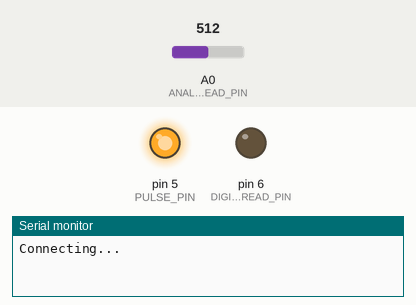
This sketch was run on a simulated Arduino Uno, built with avr-gcc and run on an emulated ATmega328P. Shown: output pins drawn as LEDs (lit = HIGH), the last lines printed to the serial monitor. The test bench sets the inputs (shaded band); at power-on: A0 (ANALOG_READ_PIN) = 512.

Above: at 1.8 s.
1.9 s: A0 (ANALOG_READ_PIN) set to 628
3.4 s: A0 (ANALOG_READ_PIN) set to 664
At 4.6 s:
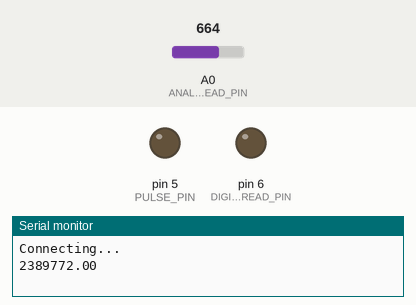
4.9 s: A0 (ANALOG_READ_PIN) set to 511
At 7.5 s:
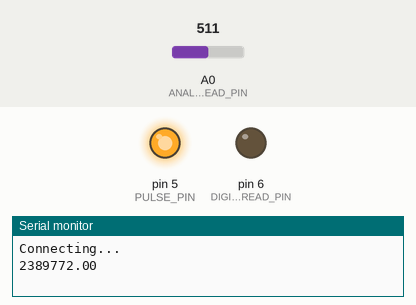
7.9 s: A0 (ANALOG_READ_PIN) set to 716
At 8.2 s:
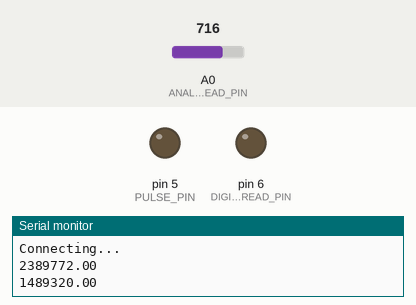
Timing chart, 0 to 10.9 s (numbered marks = the images above; inputs shaded):
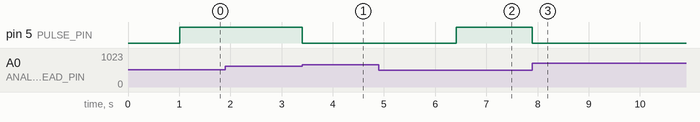

The sketch:

capcitance_only.ino
```cpp
const int PULSE_PIN = 5;
const int DIGITAL_READ_PIN = 6;
const int ANALOG_READ_PIN = 0;

const double E = 5.06;
const double R = 2000000;
const double V = E * 0.632;

void setup()
{
  Serial.begin(9600);
  Serial.print("Connecting...");
  Serial.println();
  pinMode(PULSE_PIN, OUTPUT);
  digitalWrite(PULSE_PIN, LOW);
}

void discharge() {
  pinMode(DIGITAL_READ_PIN, OUTPUT);
  digitalWrite(DIGITAL_READ_PIN, LOW);
  delay(1000);
  pinMode(DIGITAL_READ_PIN, INPUT);
  delay(10);
}

unsigned long charge() {
  digitalWrite(PULSE_PIN, HIGH);
  return micros();
}

void loop() {
  discharge();

  unsigned long time_start = charge();

  double volts = 0;
  while (volts < V)
  {
    volts = double(analogRead(ANALOG_READ_PIN)) / 1023.0 * E;
  }

  double T = micros() - time_start;

  Serial.print(T);

  Serial.println();
  digitalWrite(PULSE_PIN, LOW);
  delay(2000);
}
```

Measured:
- the behaviour switches between 646 and 647 on A0 (ANALOG_READ_PIN) (found by bisection; images 0 and 1)
- after the input at 1.9 s, every drawn part: stays the same
- after the input at 3.4 s, pin 5 (PULSE_PIN): HIGH → LOW at once
- after the input at 4.9 s, pin 5 (PULSE_PIN): LOW → HIGH after 1.5 s
- after the input at 7.9 s, pin 5 (PULSE_PIN): HIGH → LOW at once
